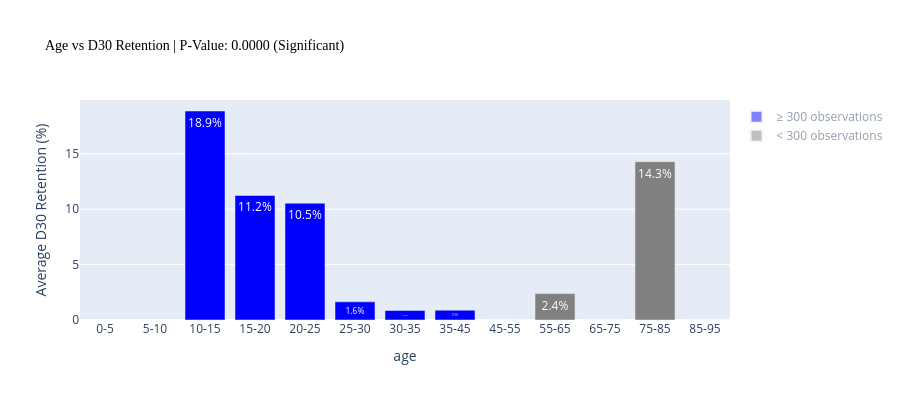
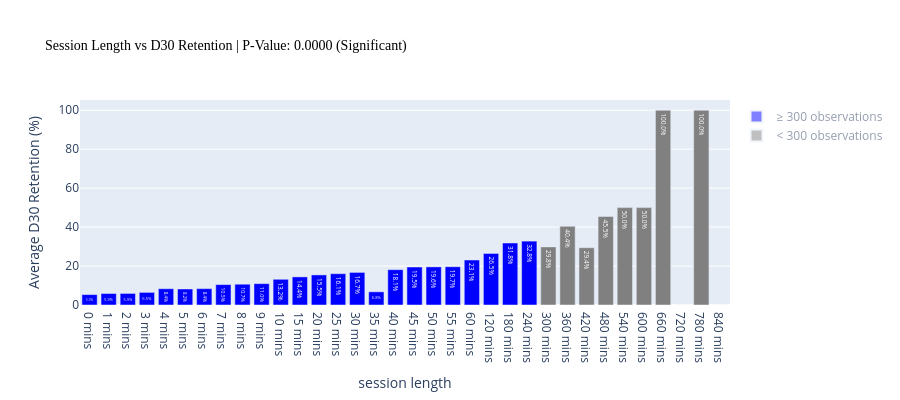

The notebook cell saved with these charts, in order:
### Code cell
quant_figs = quantitative_variable_impact_on_retention(merged_dataset, target_var=target_variable)

### Figure 1 — Plotly figure (JSON) as saved in the notebook; plotly's stock layout.template omitted (floating-point values rounded to 4 significant figures)
{"data": [{"marker": {"color": ["grey", "grey", "blue", "blue", "blue", "blue", "blue", "blue", "grey", "grey", "grey", "grey", "grey"]}, "showlegend": false, "text": ["nan%", "nan%", "18.9%", "11.2%", "10.5%", "1.6%", "0.9%", "0.9%", "0.0%", "2.4%", "0.0%", "14.3%", "0.0%"], "textfont": {"color": "white"}, "textposition": "inside", "type": "bar", "x": ["0-5", "5-10", "10-15", "15-20", "20-25", "25-30", "30-35", "35-45", "45-55", "55-65", "65-75", "75-85", "85-95"], "y": [NaN, NaN, 18.86, 11.23, 10.54, 1.637, 0.8529, 0.8876, 0.0, 2.381, 0.0, 14.29, 0.0]}, {"marker": {"color": "blue"}, "name": "≥ 300 observations", "showlegend": true, "type": "bar", "visible": "legendonly", "x": ["0-5"], "y": [0]}, {"marker": {"color": "grey"}, "name": "< 300 observations", "showlegend": true, "type": "bar", "visible": "legendonly", "x": ["0-5"], "y": [0]}], "layout": {"height": 400, "legend": {"itemsizing": "constant", "x": 1.01, "xanchor": "left", "y": 0.99, "yanchor": "top"}, "showlegend": true, "title": {"font": {"color": "black", "family": "Arial Black", "size": 14}, "text": "Age vs D30 Retention | P-Value: 0.0000 (Significant)"}, "xaxis": {"title": {"text": "age"}}, "yaxis": {"title": {"text": "Average D30 Retention (%)"}}}}

### Figure 2 — Plotly figure (JSON) as saved in the notebook; plotly's stock layout.template omitted (floating-point values rounded to 4 significant figures)
{"data": [{"marker": {"color": ["blue", "blue", "blue", "blue", "blue", "blue", "blue", "blue", "blue", "blue", "blue", "blue", "blue", "blue", "blue", "blue", "blue", "blue", "blue", "blue", "blue", "blue", "blue", "blue", "grey", "grey", "grey", "grey", "grey", "grey", "grey", "grey", "grey", "grey"]}, "showlegend": false, "text": ["5.3%", "5.9%", "5.9%", "6.5%", "8.4%", "8.2%", "8.4%", "10.5%", "10.7%", "11.0%", "13.2%", "14.4%", "15.5%", "16.1%", "16.7%", "6.8%", "18.1%", "19.5%", "19.6%", "19.7%", "23.1%", "26.5%", "31.8%", "32.8%", "29.8%", "40.4%", "29.4%", "45.5%", "50.0%", "50.0%", "100.0%", "0.0%", "100.0%", "0.0%"], "textfont": {"color": "white"}, "textposition": "inside", "type": "bar", "x": ["0 mins", "1 mins", "2 mins", "3 mins", "4 mins", "5 mins", "6 mins", "7 mins", "8 mins", "9 mins", "10 mins", "15 mins", "20 mins", "25 mins", "30 mins", "35 mins", "40 mins", "45 mins", "50 mins", "55 mins", "60 mins", "120 mins", "180 mins", "240 mins", "300 mins", "360 mins", "420 mins", "480 mins", "540 mins", "600 mins", "660 mins", "720 mins", "780 mins", "840 mins"], "y": [5.346, 5.903, 5.939, 6.48, 8.361, 8.232, 8.408, 10.48, 10.68, 10.98, 13.21, 14.44, 15.45, 16.07, 16.74, 6.774, 18.14, 19.5, 19.58, 19.66, 23.11, 26.47, 31.84, 32.8, 29.84, 40.38, 29.41, 45.45, 50.0, 50.0, 100.0, 0.0, 100.0, 0.0]}, {"marker": {"color": "blue"}, "name": "≥ 300 observations", "showlegend": true, "type": "bar", "visible": "legendonly", "x": ["0 mins"], "y": [0]}, {"marker": {"color": "grey"}, "name": "< 300 observations", "showlegend": true, "type": "bar", "visible": "legendonly", "x": ["0 mins"], "y": [0]}], "layout": {"height": 400, "legend": {"itemsizing": "constant", "x": 1.01, "xanchor": "left", "y": 0.99, "yanchor": "top"}, "showlegend": true, "title": {"font": {"color": "black", "family": "Arial Black", "size": 14}, "text": "Session Length vs D30 Retention | P-Value: 0.0000 (Significant)"}, "xaxis": {"title": {"text": "session length"}}, "yaxis": {"title": {"text": "Average D30 Retention (%)"}}}}
